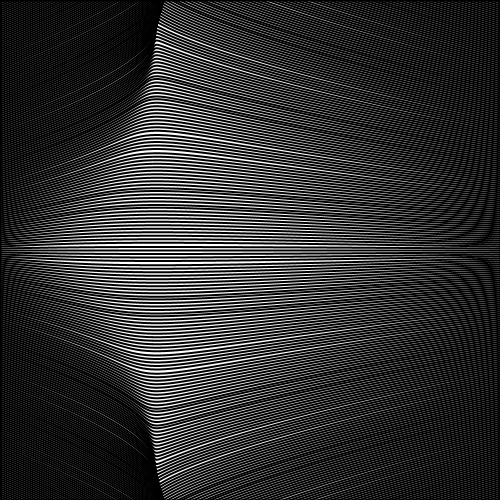
Frame 1 (no input)
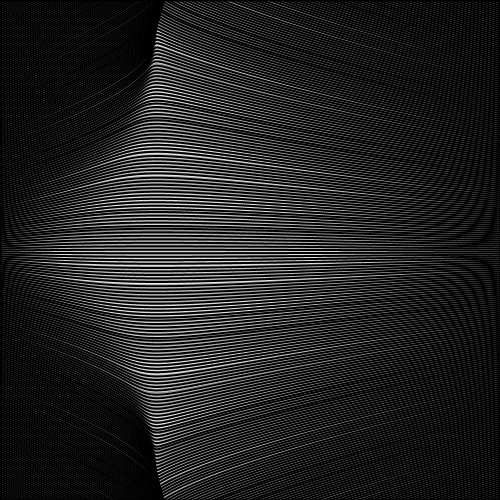
Frame 60 (the mouse pressed at the canvas centre just before this capture)
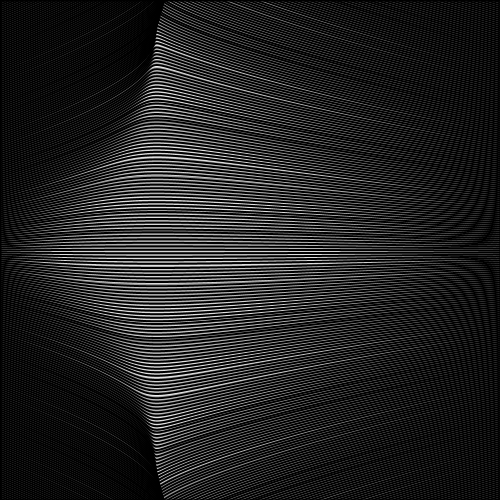
Frame 120 (the mouse held since frame 60 and released just before this capture)

The Processing sketch that drew these frames (run headless with seeded random() and noise(); from frame 60 on, the mouse is pressed at the canvas centre):

// Processing sketch: processing_21864
// ── processing_21864.pde

//Editable parameters
int pageSize = 500;
int forcePointX = int(pageSize*0.25);
int forcePointY = int(pageSize/2);
int threshold = pageSize;
int spacing = int(pageSize/250);
int lineWeight = int(pageSize/250);
int ctrlPoint1xDefault = forcePointX - int(pageSize*0.05);
int ctrlPoint2xDefault = forcePointX + int(pageSize*0.05);

float speed = 0.1;
int amp = 2;
int offset = 0;

// init variables
int yProximity = 0;
int xProximity = 0;
int anchor1x = 0;
int anchor1y = 0;
int anchor2x = pageSize;
int anchor2y = 0;
int ctrlPoint1x = 0;
int ctrlPoint1y = 0;
int ctrlPoint2x = 0;
int ctrlPoint2y = 0;

void setup()
{
  size(500,500);
  background(255);
  strokeWeight(lineWeight);
  stroke(0);
  noFill();
  smooth();
}

void draw()
{ 
  fill(255, 150);
  rect(0,0,width,height);
  noFill();
  int ctrlPoint1xDefault = forcePointX - 25;  //makes ctrl points relative to forcePointX
  int ctrlPoint2xDefault = forcePointX + 25;
  
  while (anchor2y <= pageSize)
  {
  anchor1y = anchor2y = anchor2y + spacing;  // shifts line endpoints down by spacing amount 
  ctrlPoint1y = ctrlPoint2y = anchor1y;  //shifts ctrl points down, they start off level with the line
  
  if (abs(forcePointY - anchor1y) < threshold)
  {
    if (anchor1y < forcePointY)
    {
      ctrlPoint1y = ctrlPoint2y = ctrlPoint2y - yEffect() + int(sin(speed * ctrlPoint2y + offset)*amp);  //reverses direction of yEffect, if line is above forcePoint
    } else {
      ctrlPoint1y = ctrlPoint2y = ctrlPoint2y + yEffect() + int(sin(speed * ctrlPoint2y + offset)*amp);
    }
    
    ctrlPoint1x = ctrlPoint1xDefault + xEffect();
    ctrlPoint2x = ctrlPoint2xDefault - xEffect();
  }
  
  bezier(anchor1x, anchor1y, ctrlPoint1x, ctrlPoint1y, ctrlPoint2x, ctrlPoint2y, anchor2x, anchor2y);
  }
  anchor2y = 0;
  offset += 20;
}

int yEffect()
{
  return int(dist(0, anchor1y, 0, forcePointY));
}

int xEffect()
{
  return int(dist(0, anchor1y, 0, forcePointY)*2);
}

//void mousePressed()
//{
//  if (mousePressed && (mouseButton == RIGHT))
//  {
//    String days = str(day());
//    String hours = str(hour());
//    String mins = str(minute());
//    String secs = str(second());
//    String filename = "screen" + days + hours + mins + secs + ".jpg";
//    save(filename);
//  }
//}

void mouseDragged()
{
  speed = (mouseX - width/2)/5;
  amp = (mouseY-width/2);
}

void mouseReleased()
{
  println(speed + " " + amp);
}

//49 speed = lumpyness
//-33 20 = disco
//- 47 3 = slow panning minimal
//
